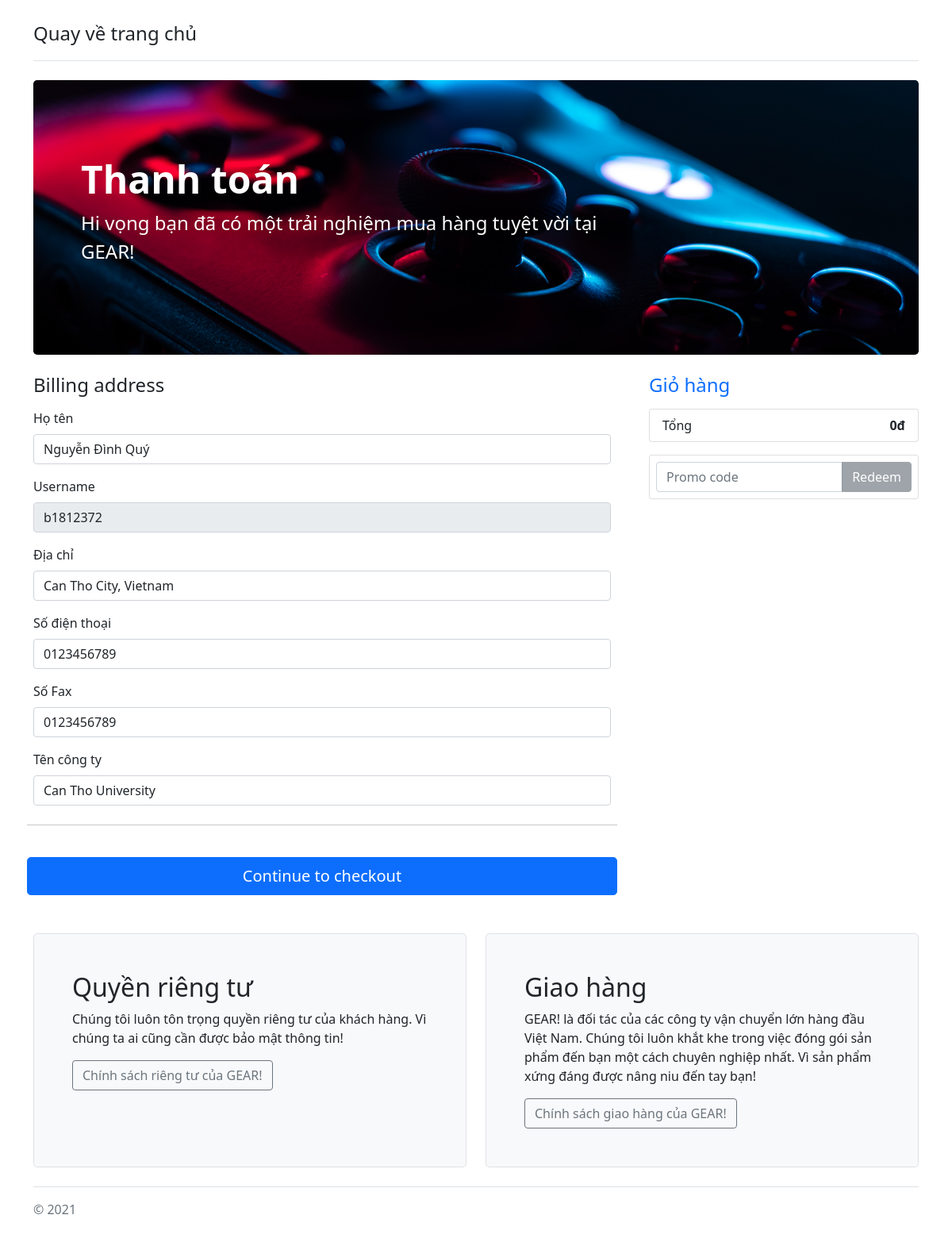
Screenshot of /KHACH_HANG/index.php?action=checkout (signed in) with the database file from the repository.
### tables this page shows
CREATE TABLE `diachikh` (
  `MaDC` int(11) NOT NULL,
  `DiaChi` varchar(200) NOT NULL,
  `MSKH` int(11) NOT NULL
);

CREATE TABLE `khachhang` (
  `MSKH` int(11) NOT NULL,
  `HoTenKH` varchar(50) NOT NULL,
  `TenCongTy` varchar(50) NOT NULL,
  `SoDienThoai` varchar(12) NOT NULL,
  `SoFax` varchar(12) NOT NULL,
  `username` varchar(50) NOT NULL,
  `password` varchar(50) NOT NULL
);

### KHACH_HANG/pages/cart.php (the view, shortened to what this page needs)
<!DOCTYPE html>
<html lang="en">
<head>
    <link rel="stylesheet" href="css/cart/cart.css">
    <link href="https://cdn.jsdelivr.net/npm/bootstrap@5.1.1/dist/css/bootstrap.min.css" rel="stylesheet">
</head>
<body>
    <?php
      require_once '../QUAN_LY/config/config.php';
      $sum_cart = 0;
      $username = $_SESSION['login_guest'];
    ?>
    <?php
      $sql_info = "SELECT * FROM khachhang inner join diachikh on khachhang.MSKH = diachikh.MSKH WHERE username = '$username'";
      $result_info = mysqli_query($connect, $sql_info);
      $row_info = mysqli_fetch_assoc($result_info);
    ?>
    <div class="container py-4">
        <header class="pb-3 mb-4 border-bottom">
          <a href="index.php" class="d-flex align-items-center text-dark text-decoration-none">
            <span class="fs-4">Quay về trang chủ</span>
          </a>
        </header>
        <div class="p-5 mb-4 rounded-3 payment-greeting">
          <div class="container-fluid py-5 payment-greeting-text">
            <h1 class="display-5 fw-bold">Thanh toán</h1>
            <p class="col-md-8 fs-4">Hi vọng bạn đã có một trải nghiệm mua hàng tuyệt vời tại GEAR!</p>
          </div>
        </div>
        <main>
            <div class="row g-5">
              <div class="col-md-5 col-lg-4 order-md-last">
                <h4 class="d-flex justify-content-between align-items-center mb-3">
                  <span class="text-primary">Giỏ hàng</span>
                </h4>
                <ul class="list-group mb-3">
                  <li class="list-group-item d-flex justify-content-between">
                    <span>Tổng</span>
                    <strong><?php echo number_format($sum_cart)?>đ</strong>
                  </li>
                </ul>
                <form class="card p-2">
                  <div class="input-group">
                    <input type="text" class="form-control" placeholder="Promo code">
                    <button type="submit" class="btn btn-secondary" disabled>Redeem</button>
                  </div>
                </form>
              </div>
              <div class="col-md-7 col-lg-8">
                <h4 class="mb-3">Billing address</h4>
                <form method="POST" action="" enctype="multipart/form-data">
                  <div class="row g-3">
                    <div class="col-12">
                      <label for="HoTenKH" class="form-label">Họ tên</label>
                      <input type="text" class="form-control" name="HoTenKH" value="<?php echo $row_info['HoTenKH'];?>" required="">
                    </div>
                    <div class="col-12">
                      <label for="username" class="form-label">Username</label>
                      <div class="input-group has-validation">
                        <input type="text" class="form-control" name="username" value="<?php echo $username?>" disabled>
                      </div>
                    </div>
                    <div class="col-12">
                      <label for="address" class="form-label">Địa chỉ</label>
                      <input type="text" class="form-control" name="DiaChi" required value="<?php echo $row_info['DiaChi'];?>">
                    </div>
                    <div class="col-12">
                      <label for="address2" class="form-label">Số điện thoại</label>
                      <input type="text" class="form-control" name="SoDienThoai" value = "<?php echo $row_info['SoDienThoai'];?>">
                    </div>
                    <div class="col-12">
                      <label for="address2" class="form-label">Số Fax</label>
                      <input type="text" class="form-control" name="SoFax" value = "<?php echo $row_info['SoFax'];?>">
                    </div>
                    <div class="col-12">
                      <label for="address2" class="form-label">Tên công ty</label>
                      <input type="text" class="form-control" name="TenCongTy" value = "<?php echo $row_info['TenCongTy'];?>">
                    </div>
                  <hr class="my-4">
                  <button class="w-100 btn btn-primary btn-lg" name="checkout" data-bs-toggle="tooltip" data-bs-placement="right" type="submit" title="Xác nhận thanh toán!">Continue to checkout</button>
                </form>
              </div>
            </div>
          </main>
        <div class="row align-items-md-stretch mt-5">
          <div class="col-md-6">
            <div class="h-100 p-5 bg-light border rounded-3">
              <h2>Quyền riêng tư</h2>
              <p>Chúng tôi luôn tôn trọng quyền riêng tư của khách hàng. Vì chúng ta ai cũng cần được bảo mật thông tin!</p>
              <button class="btn btn-outline-secondary" data-bs-toggle="modal" data-bs-target="#exampleModal" type="button">Chính sách riêng tư của GEAR!</button>
            </div>
          </div>
          <div class="col-md-6">
            <div class="h-100 p-5 bg-light border rounded-3">
              <h2>Giao hàng</h2>
              <p>GEAR! là đối tác của các công ty vận chuyển lớn hàng đầu Việt Nam. Chúng tôi luôn khắt khe trong việc đóng gói sản phẩm đến bạn một cách chuyên nghiệp nhất. Vì sản phẩm xứng đáng được nâng niu đến tay bạn!</p>
              <button class="btn btn-outline-secondary" data-bs-toggle="modal" data-bs-target="#exampleModal" type="button">Chính sách giao hàng của GEAR!</button>
            </div>
          </div>
        </div>
        <footer class="pt-3 mt-4 text-muted border-top">
          © 2021
        </footer>
      </div>
</body>
</html>

### KHACH_HANG/css/cart/cart.css (style rules this page uses)
.payment-greeting { background: url(../../media/image/background/bg-image9.jpg); background-size: cover; background-repeat: no-repeat; background-position: center; }
.payment-greeting-text { color:white; }

### rows the page displays
diachikh: HoTenKH "Nguyễn Đình Quý", DiaChi "Can Tho City, Vietnam", SoDienThoai "0123456789", SoFax "0123456789", TenCongTy "Can Tho University"

### other values shown
$sum_cart "0"
